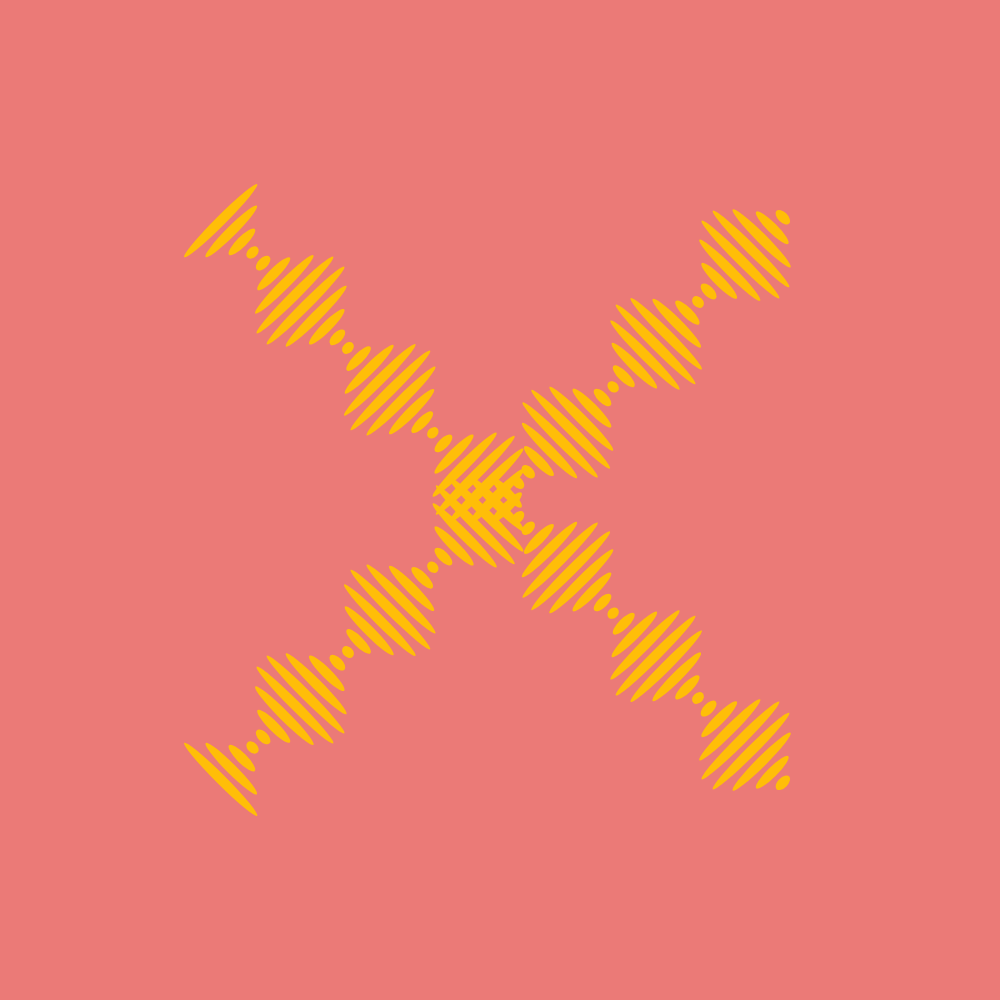
Frame 1 (no input)
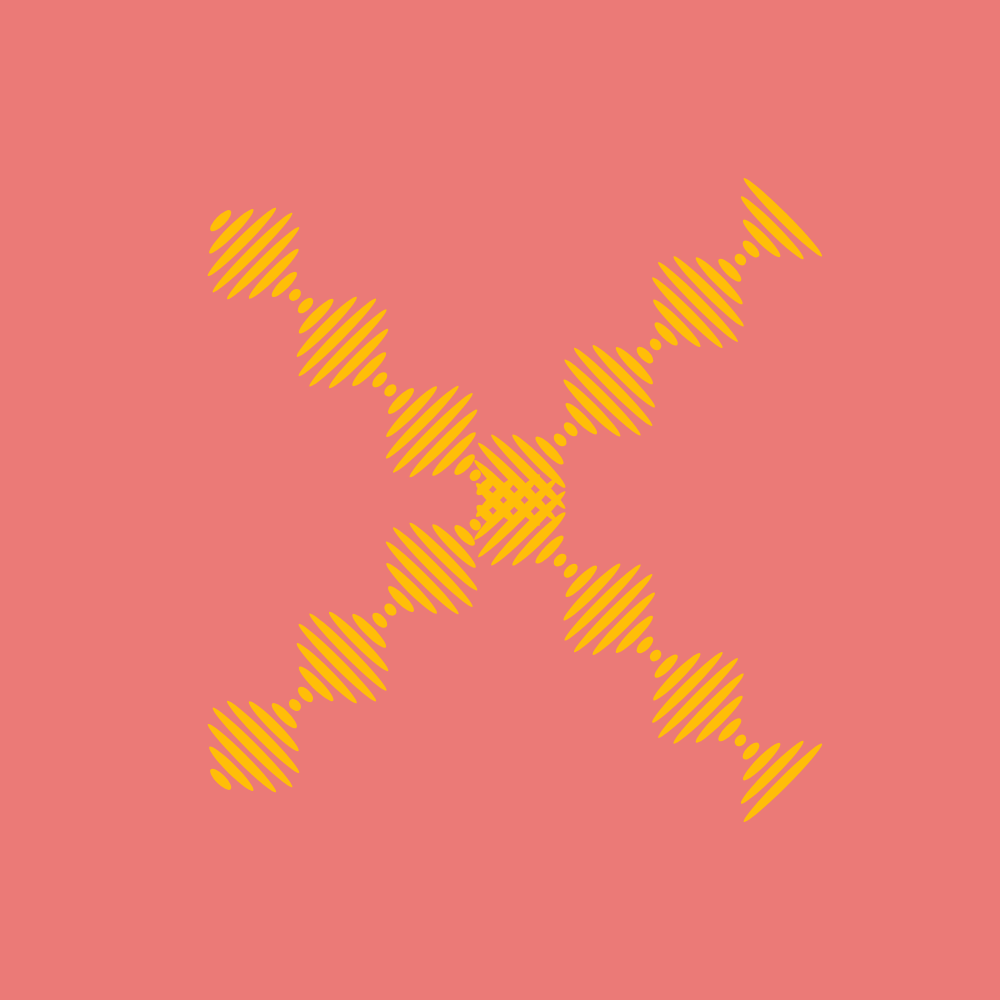
Frame 60 (no input)
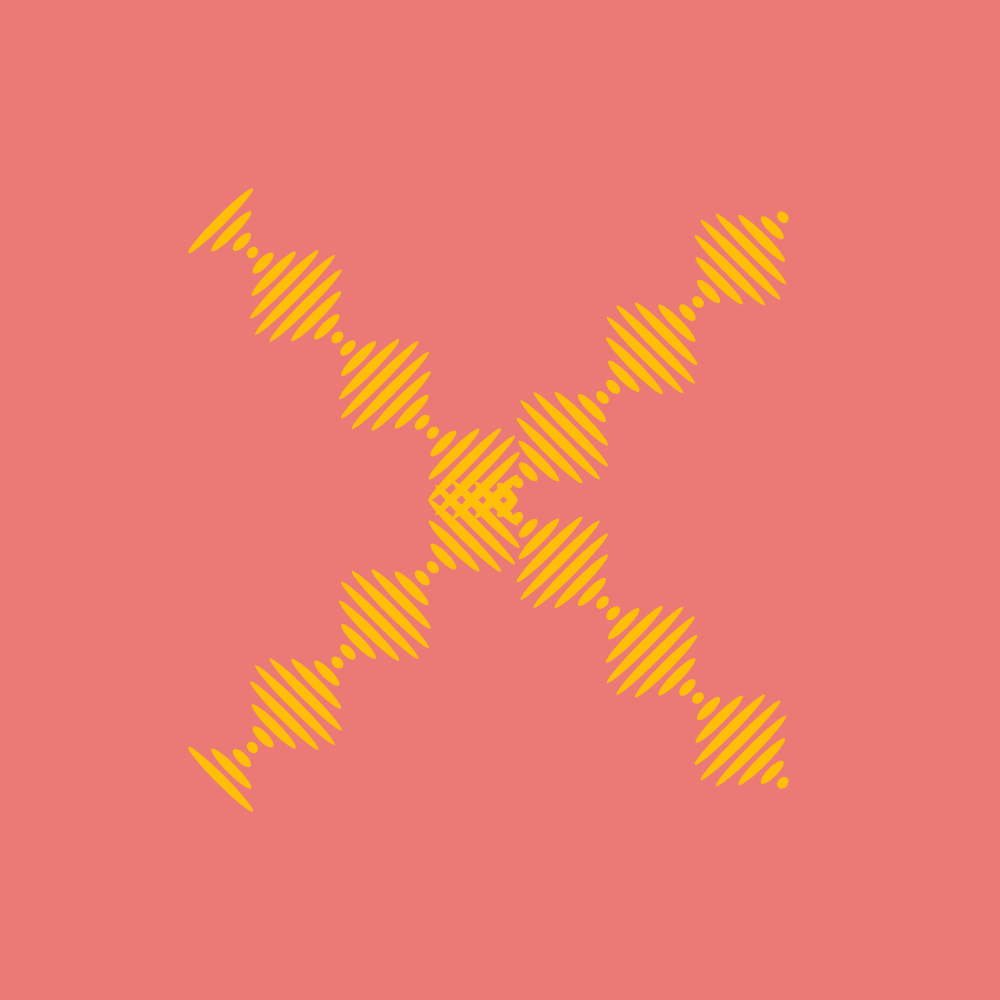
Frame 120 (the mouse pressed at the canvas centre since frame 60)

The p5.js sketch that drew these frames (run headless with seeded random() and noise() and a simulated clock; from frame 60 on, the mouse is pressed at the canvas centre):

// p5.js sketch
// ── sketch.js
function setup(){
  createCanvas(1000,1000)
  }

function draw(){
  background(235,122,119)
  translate(width*0.5,height*0.5)
  rotate(PI/4)

  myShape()
  rotate(PI/2)
  myShape()
  }

function myShape(){
  noStroke()
  fill(255,190,8)

  for(let i=-400;i<400;i+=15){
    ellipse(0,i,(1.25+sin(i*0.05+frameCount*0.05))*50,10)
    }
  }
